Frame 1 (no input): blank canvas, image omitted
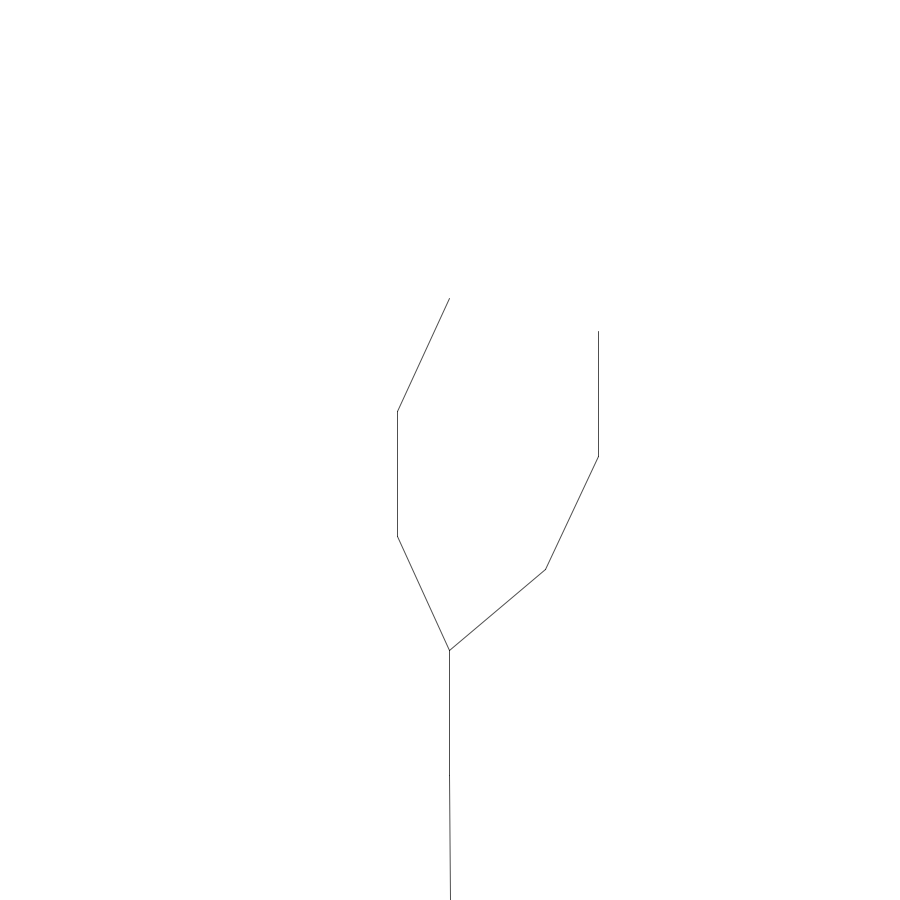
Frame 2 (the mouse pressed at the canvas centre, redrawn once)

The Processing sketch that drew this single still picture (run headless with seeded random() and noise(); the mouse was pressed at the canvas centre and the sketch redrawn once):

// Processing sketch: LSys
// ── LSys.pde
class LSystem {

  String sentence;
  Rule[] ruleset; 
  int generation; 

  LSystem(String axiom, Rule[] r) {
    sentence = axiom;
    ruleset = r;
    generation = 0;
  }

  // Generate the next generation
  void generate() {
    StringBuffer nextgen = new StringBuffer();
    for (int i = 0; i < sentence.length(); i++) {
      char curr = sentence.charAt(i);
      String replace = "" + curr;
      for (int j = 0; j < ruleset.length; j++) {
        char a = ruleset[j].getA();
        if (a == curr) {
          replace = ruleset[j].getB();
          break; 
        }
      }
      nextgen.append(replace);
    }
    sentence = nextgen.toString();
    generation++;
  }

  String getSentence() {
    return sentence; 
  }

  int getGeneration() {
    return generation; 
  }
}


LSystem lsys;
Turtle turtle;


void setup(){
  size(900, 900);
  
  Rule[] ruleset = new Rule[1];
  ruleset[0] = new Rule('F', "FF+[+F-F-F]-[-F+F+F]");
  lsys = new LSystem("F", ruleset);
  turtle = new Turtle(lsys.getSentence(), 250, radians(25));
}

void draw(){
  background(255);
  fill(0);
  translate(width/2, height);
  rotate(-PI/2);
  turtle.render();
  noLoop();
}

void mousePressed(){
  pushMatrix();
  lsys.generate();
  turtle.setToDo(lsys.getSentence());
  turtle.changeLen(0.5);
  popMatrix();
  redraw();
}

// ── ruleset.pde
class Rule{
  char a;
  String b;
  
  Rule(char pre, String suc){
    a = pre;
    b = suc;
  }
  
  char getA(){
    return a;
  }
  String getB(){
    return b;
  }
}

// ── turtle.pde
class Turtle{
  
  String todo;
  float len;
  float theta;
  
  Turtle(String s, float l, float t){
    todo = s;
    len = l;
    theta = t;
  }
  
  void render(){
    stroke(0, 175);
    for(int i = 0; i < todo.length(); i++){
      char c = todo.charAt(i);
      if (c == 'F'){
        line(0, 0, len,0);
        translate(len, 0);
      }
      else if(c == 'G'){
        translate(len, 0);
      }
      else if(c == '+'){
        rotate(theta);
      }
      else if(c == '-'){
        rotate(-theta);
      }
      else if(c == '['){
        pushMatrix();
      }
      else if(c == ']'){
        popMatrix();
      }
    }
  }
  
  void setLen(float l){
    len = l;
  }
  
  void changeLen(float percent){
    len *= percent;
  }
  
  void setToDo(String s){
    todo = s;
  }
}
